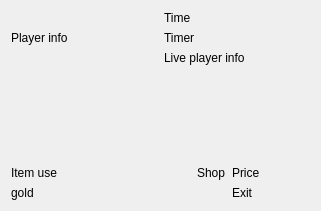
   <widget class="QWidget" name="verticalLayoutWidget_3">
    <property name="geometry">
     <rect>
      <x>550</x>
      <y>170</y>
      <width>321</width>
      <height>211</height>
     </rect>
    </property>
    <layout class="QVBoxLayout" name="verticalLayout_3">
     <item>
      <layout class="QHBoxLayout" name="horizontalLayout">
       <item>
        <widget class="QLabel" name="label_12">
         <property name="text">
          <string>Player info</string>
         </property>
        </widget>
       </item>
       <item>
        <layout class="QVBoxLayout" name="verticalLayout">
         <item>
          <widget class="QLabel" name="label_11">
           <property name="text">
            <string>Time</string>
           </property>
          </widget>
         </item>
         <item>
          <widget class="QLabel" name="label_16">
           <property name="text">
            <string>Timer</string>
           </property>
          </widget>
         </item>
         <item>
          <widget class="QLabel" name="label_17">
           <property name="text">
            <string>Live player info</string>
           </property>
          </widget>
         </item>
        </layout>
       </item>
      </layout>
     </item>
     <item>
      <spacer name="verticalSpacer">
       <property name="orientation">
        <enum>Qt::Vertical</enum>
       </property>
       <property name="sizeHint" stdset="0">
        <size>
         <width>20</width>
         <height>40</height>
        </size>
       </property>
      </spacer>
     </item>
     <item>
      <layout class="QHBoxLayout" name="horizontalLayout_2">
       <item>
        <layout class="QVBoxLayout" name="verticalLayout_2">
         <item>
          <widget class="QLabel" name="label_18">
           <property name="text">
            <string>Item use                                        </string>
           </property>
          </widget>
         </item>
         <item>
          <widget class="QLabel" name="label_15">
           <property name="text">
            <string>gold</string>
           </property>
          </widget>
         </item>
        </layout>
       </item>
       <item>
        <layout class="QFormLayout" name="formLayout_2">
         <item row="0" column="0">
          <widget class="QLabel" name="label_14">
           <property name="text">
            <string>Shop</string>
           </property>
          </widget>
         </item>
         <item row="0" column="1">
          <widget class="QLabel" name="label_13">
           <property name="text">
            <string>Price</string>
           </property>
          </widget>
         </item>
         <item row="1" column="1">
          <widget class="QLabel" name="label_19">
           <property name="text">
            <string>Exit</string>
           </property>
          </widget>
         </item>
        </layout>
       </item>
      </layout>
     </item>
    </layout>
   </widget>
